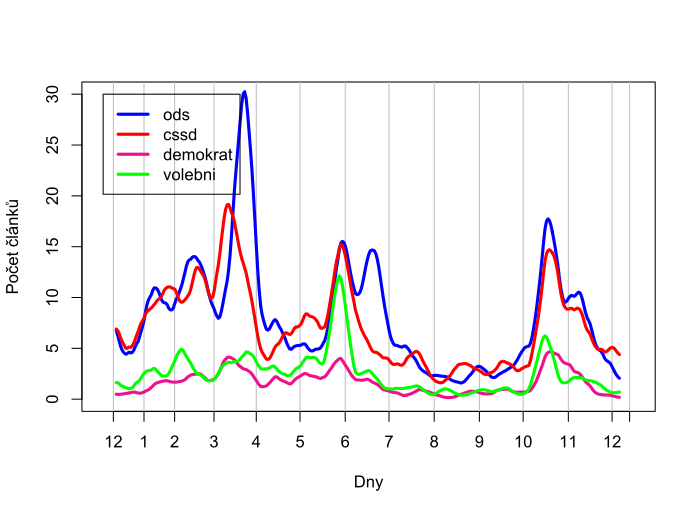

Recreate this plot in R.
Sys.setlocale(category = "LC_ALL", locale = "en_US.UTF-8")


posun = 20
vahy=c(1:(posun/2), (posun/2):1)
celadelka<-scan("/Users/karelbilek/Desktop/Rploty/R_dny_tfidf", what="char");
what_paint=c(1:length(celadelka));
prettify=function(zz) {rollapply(zoo(zz), width=posun, FUN=function(z) weighted.mean(z, vahy), na.pad = TRUE);}


min=0;
max = 30;


plot(c(what_paint), c(0,rep(max, length(what_paint)-1)), type="n", xlab="Dny", ylab="Počet článků" , xaxt="n");

texty=c();
barvy=c();

kreslis2 <- function(jmeno, barva) {
	filename = paste("/Users/karelbilek/Desktop/Rploty/R_tfidf_special_", jmeno, sep="");
	cely<-scan(filename)
	cely_sma<-prettify(cely)
	
	lines(c(what_paint),cely_sma[c(what_paint)],type="l", col=barva, lwd=3);
	
	texty<<-c(texty, jmeno);
	barvy<<-c(barvy, barva);
}

kde<-scan("/Users/karelbilek/Desktop/Rploty/R_dnywhere_tfidf");
mesice<-scan("/Users/karelbilek/Desktop/Rploty/R_mesice_tfidf", what="char");
axis(1, at=kde, labels=mesice);
abline(v=kde, untf = FALSE, col="gray")



kreslis2("ods", "blue")
kreslis2("cssd", "red")

kreslis2("demokrat", "deeppink2")
kreslis2("volebni", "green")


legend(1, max, texty, col=barvy, lty=1, lwd=3);
